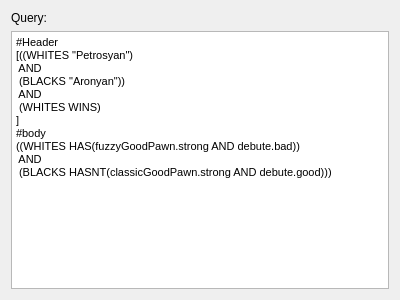
<?xml version="1.0" encoding="UTF-8"?>
<ui version="4.0">
 <class>AdvancedQueryPage</class>
 <widget class="QWizardPage" name="AdvancedQueryPage">
  <property name="geometry">
   <rect>
    <x>0</x>
    <y>0</y>
    <width>400</width>
    <height>300</height>
   </rect>
  </property>
  <property name="windowTitle">
   <string>Advanced query editor</string>
  </property>
  <property name="title">
   <string>Query text</string>
  </property>
  <property name="subTitle">
   <string>Enter QEnter query text using CGSQL syntax</string>
  </property>
  <layout class="QVBoxLayout" name="verticalLayout">
   <item>
    <widget class="QLabel" name="label">
     <property name="text">
      <string>Query:</string>
     </property>
    </widget>
   </item>
   <item>
    <widget class="QTextEdit" name="queryTextEdit">
     <property name="html">
      <string>&lt;!DOCTYPE HTML PUBLIC &quot;-//W3C//DTD HTML 4.0//EN&quot; &quot;http://www.w3.org/TR/REC-html40/strict.dtd&quot;&gt;
&lt;html&gt;&lt;head&gt;&lt;meta name=&quot;qrichtext&quot; content=&quot;1&quot; /&gt;&lt;style type=&quot;text/css&quot;&gt;
p, li { white-space: pre-wrap; }
&lt;/style&gt;&lt;/head&gt;&lt;body style=&quot; font-family:'MS Shell Dlg 2'; font-size:8.25pt; font-weight:400; font-style:normal;&quot;&gt;
&lt;p style=&quot; margin-top:0px; margin-bottom:0px; margin-left:0px; margin-right:0px; -qt-block-indent:0; text-indent:0px;&quot;&gt;&lt;span style=&quot; font-size:8pt;&quot;&gt;#Header&lt;/span&gt;&lt;/p&gt;
&lt;p style=&quot; margin-top:0px; margin-bottom:0px; margin-left:0px; margin-right:0px; -qt-block-indent:0; text-indent:0px;&quot;&gt;&lt;span style=&quot; font-size:8pt;&quot;&gt;[((WHITES &amp;quot;Petrosyan&amp;quot;)&lt;/span&gt;&lt;/p&gt;
&lt;p style=&quot; margin-top:0px; margin-bottom:0px; margin-left:0px; margin-right:0px; -qt-block-indent:0; text-indent:0px;&quot;&gt;&lt;span style=&quot; font-size:8pt;&quot;&gt; AND&lt;/span&gt;&lt;/p&gt;
&lt;p style=&quot; margin-top:0px; margin-bottom:0px; margin-left:0px; margin-right:0px; -qt-block-indent:0; text-indent:0px;&quot;&gt;&lt;span style=&quot; font-size:8pt;&quot;&gt; (BLACKS &amp;quot;Aronyan&amp;quot;))&lt;/span&gt;&lt;/p&gt;
&lt;p style=&quot; margin-top:0px; margin-bottom:0px; margin-left:0px; margin-right:0px; -qt-block-indent:0; text-indent:0px;&quot;&gt;&lt;span style=&quot; font-size:8pt;&quot;&gt; AND&lt;/span&gt;&lt;/p&gt;
&lt;p style=&quot; margin-top:0px; margin-bottom:0px; margin-left:0px; margin-right:0px; -qt-block-indent:0; text-indent:0px;&quot;&gt;&lt;span style=&quot; font-size:8pt;&quot;&gt; (WHITES WINS)&lt;/span&gt;&lt;/p&gt;
&lt;p style=&quot; margin-top:0px; margin-bottom:0px; margin-left:0px; margin-right:0px; -qt-block-indent:0; text-indent:0px;&quot;&gt;&lt;span style=&quot; font-size:8pt;&quot;&gt;]&lt;/span&gt;&lt;/p&gt;
&lt;p style=&quot; margin-top:0px; margin-bottom:0px; margin-left:0px; margin-right:0px; -qt-block-indent:0; text-indent:0px;&quot;&gt;&lt;span style=&quot; font-size:8pt;&quot;&gt;#body&lt;/span&gt;&lt;/p&gt;
&lt;p style=&quot; margin-top:0px; margin-bottom:0px; margin-left:0px; margin-right:0px; -qt-block-indent:0; text-indent:0px;&quot;&gt;&lt;span style=&quot; font-size:8pt;&quot;&gt;((WHITES HAS(fuzzyGoodPawn.strong AND debute.bad))&lt;/span&gt;&lt;/p&gt;
&lt;p style=&quot; margin-top:0px; margin-bottom:0px; margin-left:0px; margin-right:0px; -qt-block-indent:0; text-indent:0px;&quot;&gt;&lt;span style=&quot; font-size:8pt;&quot;&gt; AND&lt;/span&gt;&lt;/p&gt;
&lt;p style=&quot; margin-top:0px; margin-bottom:0px; margin-left:0px; margin-right:0px; -qt-block-indent:0; text-indent:0px;&quot;&gt;&lt;span style=&quot; font-size:8pt;&quot;&gt; (BLACKS HASNT(classicGoodPawn.strong AND debute.good)))&lt;/span&gt;&lt;/p&gt;
&lt;p style=&quot;-qt-paragraph-type:empty; margin-top:0px; margin-bottom:0px; margin-left:0px; margin-right:0px; -qt-block-indent:0; text-indent:0px; font-size:8pt;&quot;&gt;&lt;/p&gt;&lt;/body&gt;&lt;/html&gt;</string>
     </property>
    </widget>
   </item>
  </layout>
 </widget>
 <resources/>
 <connections/>
</ui>
